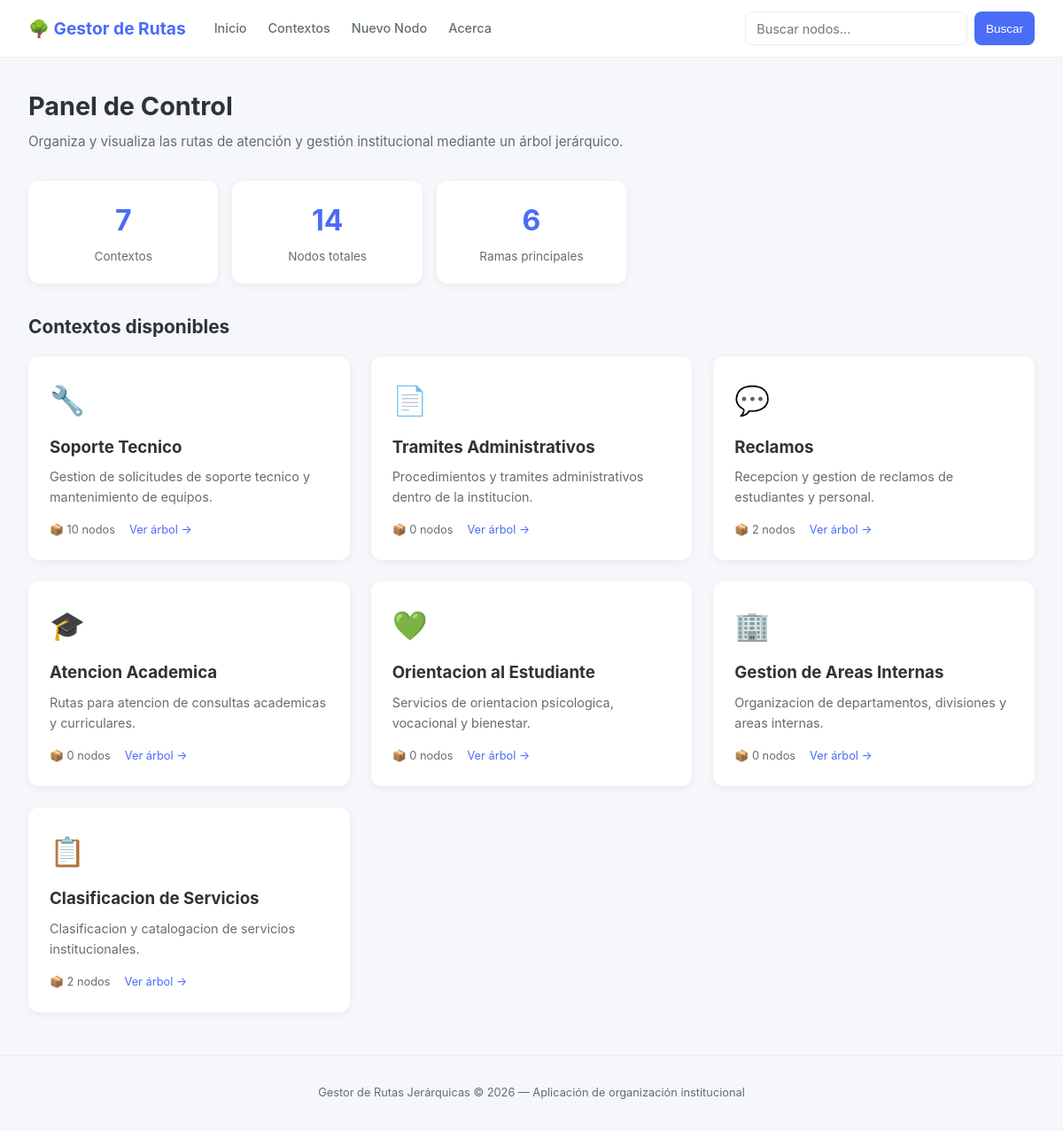
The page / on the database its author committed.
### app_arbol/models.py (models this page shows, shortened)
class Contexto(models.Model):
    nombre = models.CharField(max_length=100, verbose_name="Nombre")
    descripcion = models.TextField(blank=True, verbose_name="Descripción")
    icono = models.CharField(max_length=10, default="📁", verbose_name="Icono")
    class Meta:
        verbose_name = "Contexto"
        verbose_name_plural = "Contextos"
    def cantidad_nodos(self):
        return self.nodo_set.count()

### app_arbol/views.py (the view)
# urls.py: path('', views.vista_index, name='vista_index'),
def vista_index(request):
    contextos = Contexto.objects.all()
    total_nodos = Nodo.objects.count()
    total_raices = Nodo.objects.filter(padre__isnull=True).count()
    return render(request, 'app_arbol/index.html', {
        'contextos': contextos,
        'total_nodos': total_nodos,
        'total_raices': total_raices,
    })

### app_arbol/templates/app_arbol/index.html (shortened to what this page needs)
{% extends 'app_arbol/base.html' %}
{% load static %}
{% block contenido %}
<div class="page-heading">
    <h1>Panel de Control</h1>
    <p>Organiza y visualiza las rutas de atención y gestión institucional mediante un árbol jerárquico.</p>
</div>
{% if contextos %}
<div class="stats-grid">
    <div class="stat-card">
        <div class="stat-numero">{{ contextos|length }}</div>
        <div class="stat-label">Contextos</div>
    </div>
    <div class="stat-card">
        <div class="stat-numero">{{ total_nodos }}</div>
        <div class="stat-label">Nodos totales</div>
    </div>
    <div class="stat-card">
        <div class="stat-numero">{{ total_raices }}</div>
        <div class="stat-label">Ramas principales</div>
    </div>
</div>
<h2 style="margin-bottom: 1rem; font-size: 1.3rem;">Contextos disponibles</h2>
<div class="card-grid">
    {% for contexto in contextos %}
    <div class="card">
        <div class="card-icon">{{ contexto.icono }}</div>
        <h3><a href="{% url 'vista_arbol' contexto.id %}">{{ contexto.nombre }}</a></h3>
        <p>{{ contexto.descripcion|default:"Sin descripción"|truncatechars:100 }}</p>
        <div class="card-meta">
            <span>📦 {{ contexto.cantidad_nodos }} nodos</span>
            <span><a href="{% url 'vista_arbol' contexto.id %}">Ver árbol →</a></span>
        </div>
    </div>
    {% endfor %}
</div>
{% endif %}
{% endblock %}

### app_arbol/templates/app_arbol/base.html (shortened to what this page needs)
<!DOCTYPE html>
<html lang="es">
<head>
    {% load static %}
    <link rel="stylesheet" href="{% static 'app_arbol/css/estilo.css' %}">
</head>
<body>
    <header>
        <nav>
            <a href="{% url 'vista_index' %}" class="logo">🌳 Gestor de Rutas</a>
            <ul class="nav-links">
                <li><a href="{% url 'vista_index' %}">Inicio</a></li>
                <li><a href="{% url 'vista_contextos' %}">Contextos</a></li>
                <li><a href="{% url 'vista_crear_nodo' %}">Nuevo Nodo</a></li>
                <li><a href="{% url 'vista_acerca' %}">Acerca</a></li>
            </ul>
            <form class="search-form" action="{% url 'vista_buscar' %}" method="GET">
                <input type="text" name="q" placeholder="Buscar nodos..." value="{{ query|default:'' }}" required>
                <button type="submit">Buscar</button>
            </form>
        </nav>
    </header>
    <main>
        {% block contenido %}{% endblock %}
    </main>
    <footer>
        <p>Gestor de Rutas Jerárquicas &copy; 2026 — Aplicación de organización institucional</p>
    </footer>
</body>
</html>

### app_arbol/static/app_arbol/css/estilo.css (style rules this page uses)
:root { --primary: #4A6CF7; --primary-light: #6B8AFF; --primary-dark: #3A56D4; --accent: #6C5CE7; --bg: #F5F7FA; --surface: #FFFFFF; --text: #2D3436; --text-secondary: #636E72; --border: #E8ECF1; --success: #00B894; --warning: #FDCB6E; --error: #E17055; --radius: 12px; --shadow: 0 2px 8px rgba(0,0,0,0.06); --shadow-hover: 0 4px 16px rgba(0,0,0,0.1); }
* { margin: 0; padding: 0; box-sizing: border-box; }
body { font-family: -apple-system, BlinkMacSystemFont, 'Segoe UI', Roboto, 'Helvetica Neue', Arial, sans-serif; background: var(--bg); color: var(--text); line-height: 1.6; min-height: 100vh; }
a { color: var(--primary); text-decoration: none; }
header { background: var(--surface); border-bottom: 1px solid var(--border); padding: 0 2rem; position: sticky; top: 0; z-index: 100; }
nav { max-width: 1200px; margin: 0 auto; display: flex; align-items: center; height: 64px; gap: 2rem; }
.logo { font-weight: 700; font-size: 1.2rem; color: var(--primary); text-decoration: none; display: flex; align-items: center; gap: 0.5rem; white-space: nowrap; }
.nav-links { display: flex; gap: 1.5rem; list-style: none; }
.nav-links a { text-decoration: none; color: var(--text-secondary); font-size: 0.9rem; font-weight: 500; transition: color 0.2s; padding: 0.3rem 0; }
.search-form { margin-left: auto; display: flex; gap: 0.5rem; }
.search-form input { border: 1px solid var(--border); border-radius: 8px; padding: 0.4rem 0.8rem; font-size: 0.85rem; outline: none; width: 180px; transition: border-color 0.2s; font-family: inherit; }
.search-form button { background: var(--primary); color: white; border: none; border-radius: 8px; padding: 0.4rem 0.8rem; cursor: pointer; font-size: 0.85rem; transition: background 0.2s; }
main { max-width: 1200px; margin: 2rem auto; padding: 0 2rem; }
.page-heading { margin-bottom: 2rem; }
.page-heading h1 { font-size: 1.8rem; font-weight: 700; color: var(--text); }
.page-heading p { color: var(--text-secondary); margin-top: 0.3rem; font-size: 0.95rem; }
.card-grid { display: grid; grid-template-columns: repeat(auto-fill, minmax(280px, 1fr)); gap: 1.5rem; }
.card { background: var(--surface); border-radius: var(--radius); box-shadow: var(--shadow); padding: 1.5rem; transition: box-shadow 0.2s, transform 0.2s; }
.card-icon { font-size: 2rem; margin-bottom: 0.8rem; }
.card h3 { margin-bottom: 0.4rem; }
.card h3 a { color: var(--text); text-decoration: none; }
.card p { color: var(--text-secondary); font-size: 0.9rem; margin-bottom: 1rem; }
.card-meta { font-size: 0.8rem; color: var(--text-secondary); display: flex; gap: 1rem; }
form input[type="text"], form input[type="number"], form textarea, form select { width: 100%; padding: 0.6rem 0.8rem; border: 1px solid var(--border); border-radius: 8px; font-size: 0.9rem; outline: none; transition: border-color 0.2s; font-family: inherit; background: var(--surface); }
.stats-grid { display: grid; grid-template-columns: repeat(auto-fill, minmax(200px, 1fr)); gap: 1rem; margin-bottom: 2rem; }
.stat-card { background: var(--surface); border-radius: var(--radius); box-shadow: var(--shadow); padding: 1.2rem; text-align: center; }
.stat-card .stat-numero { font-size: 2rem; font-weight: 700; color: var(--primary); }
.stat-card .stat-label { font-size: 0.85rem; color: var(--text-secondary); margin-top: 0.3rem; }
footer { text-align: center; padding: 2rem; color: var(--text-secondary); font-size: 0.8rem; border-top: 1px solid var(--border); margin-top: 3rem; }

### rows shown on the page
Contexto: icono "🔧", nombre "Soporte Tecnico", descripcion "Gestion de solicitudes de soporte tecnico y mantenimiento de equipos.", cantidad_nodos "10"
Contexto: icono "📄", nombre "Tramites Administrativos", descripcion "Procedimientos y tramites administrativos dentro de la institucion.", cantidad_nodos "0"
Contexto: icono "💬", nombre "Reclamos", descripcion "Recepcion y gestion de reclamos de estudiantes y personal.", cantidad_nodos "2"
Contexto: icono "🎓", nombre "Atencion Academica", descripcion "Rutas para atencion de consultas academicas y curriculares.", cantidad_nodos "0"
Contexto: icono "💚", nombre "Orientacion al Estudiante", descripcion "Servicios de orientacion psicologica, vocacional y bienestar.", cantidad_nodos "0"
Contexto: icono "🏢", nombre "Gestion de Areas Internas", descripcion "Organizacion de departamentos, divisiones y areas internas.", cantidad_nodos "0"
Contexto: icono "📋", nombre "Clasificacion de Servicios", descripcion "Clasificacion y catalogacion de servicios institucionales.", cantidad_nodos "2"

### other values the page prints
{{ contextos|length }} "7"
{{ total_nodos }} "14"
{{ total_raices }} "6"
